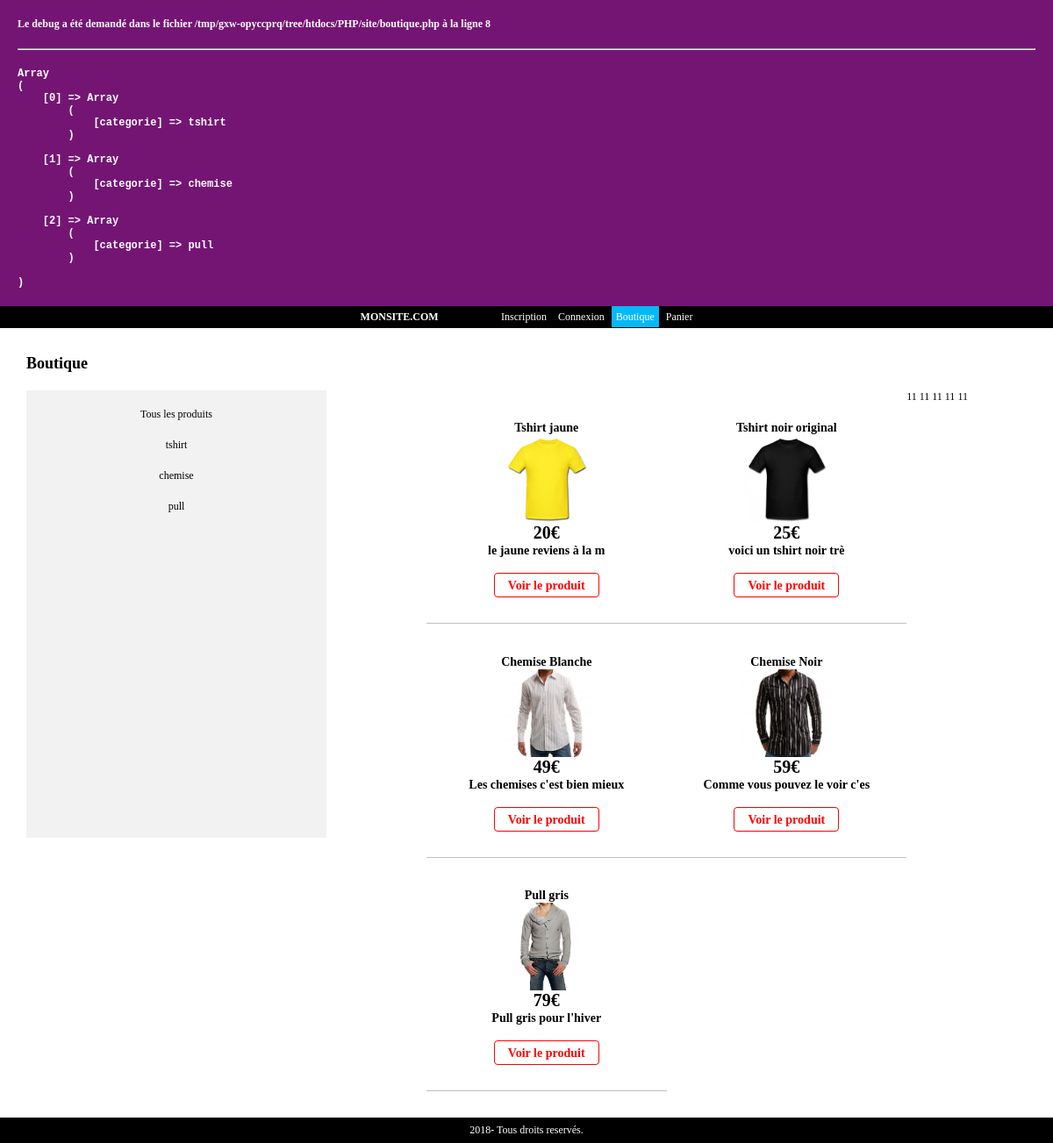
The app's page /htdocs/PHP/site/boutique.php with its own data.
### tables this page shows
CREATE TABLE IF NOT EXISTS `produit` (
  `id_produit` int(3) NOT NULL,
  `reference` varchar(20) NOT NULL,
  `categorie` varchar(20) NOT NULL,
  `titre` varchar(100) NOT NULL,
  `description` text NOT NULL,
  `couleur` varchar(20) NOT NULL,
  `taille` varchar(5) NOT NULL,
  `public` enum('m','f','mixte') NOT NULL,
  `photo` varchar(250) NOT NULL,
  `prix` int(3) NOT NULL,
  `stock` int(3) NOT NULL
);

### htdocs/PHP/site/boutique.php (the view)
<?php
require_once('inc/init.inc.php');
$resultat = $pdo -> query("SELECT DISTINCT categorie FROM produit");
$categorie = $resultat -> fetchAll(PDO::FETCH_ASSOC);
debug($categorie);
if (isset($_GET['categorie']) && !empty($_GET['categorie'])){
	debug($_GET);
	$resultat = $pdo -> prepare("SELECT * FROM produit WHERE categorie = :categorie");
	$resultat -> bindParam(':categorie', $_GET['categorie'], PDO::PARAM_STR);
	$resultat -> execute();
	if ($resultat -> rowCount() == 0) {
		header('location:boutique.php');
	}
}
else{
	$resultat = $pdo -> query("SELECT * FROM produit");
}
$infos_produits = $resultat -> fetchAll(PDO::FETCH_ASSOC);
$page = 'Boutique';
require_once('inc/header.inc.php');
?>
<h1>Boutique</h1>
<div class="boutique-gauche">
	<ul>
		<li><a href="boutique.php">Tous les produits</a></li>
		<?php foreach ($categorie as $key => $value) : ?>
			<li><a href="?categorie=<?= $value['categorie'] ?>"><?= $value['categorie'] ?></a></li>
		<?php endforeach; ?>
	</ul>
</div>
<div class="boutique-droite">
	<?php foreach ($infos_produits as $key => $value) : ?>
		<?= extract($value) ?>
	<div class="boutique-produit">
		<h3><?= $titre ?><h3>
		<a href="fiche_produit.php?id=<?= $id_produit ?> "><img src="<?= RACINE_SITE ?>photo/<?= $photo ?>" height="100"></a>
		<p style="font-weight: bold; font-size: 20px;"><?= $prix ?>€</p>
		<p style="height: 40px;"><?= substr($description, 0, 30) ?></p>
		<a style="padding: 5px 15px; border: 1px solid red; color: red; border-radius: 4px" href="fiche_produit.php?id=<?= $id_produit ?> ">Voir le produit</a>
	</div>
	<?php endforeach; ?>
</div>
<?php
require('inc/footer.inc.php');
?>

### htdocs/PHP/site/inc/fonctions.inc.php (shortened to what this page needs)
<?php
function debug($tab){
	echo '<div style="color: white; font-weight: bold; padding: 20px; background:#' . rand(111111, 999999) . ' ">';
	$trace = debug_backtrace();
	echo 'Le debug a été demandé dans le fichier ' . $trace[0]['file'
] . ' à la ligne ' . $trace[0]['line'] . '<hr>';
	echo '<pre>';
	print_r($tab);
	echo '</pre>';
	echo '</div>';
}
function userConnect(){
	if(isset($_SESSION['membre'])){
		return TRUE;
	}
	else{
		return FALSE;
	}
}
?>

### htdocs/PHP/site/inc/header.inc.php (shortened to what this page needs)
<!Doctype html>
<html>
    <head>
        <link rel="stylesheet" href="<?= RACINE_SITE ?>css/style.css"/>
    </head>
    <body>
        <header>
			<div class="conteneur">
				<span>
					<a href="" title="Mon Site">MonSite.com</a>
                </span>
				<nav>
					<?php if(userConnect()) : ?>
						<a <?= ($page == 'Profil') ? 'class="active"' : '' ?> href="<?= RACINE_SITE ?>profil.php">
						Profil</a>
						<a href="<?= RACINE_SITE ?>deconnexion.php">
						Déconnexion</a>
					<?php else : ?>
						<a
						<?= ($page == 'Inscription') ? 'class="active"' : '' ?>
						href="<?= RACINE_SITE ?>inscription.php">
						Inscription</a>
						<a
						<?= ($page == 'Connexion') ? 'class="active"' : '' ?>
						href="<?= RACINE_SITE ?>connexion.php">
						Connexion</a>
					<?php endif; ?>
						<a
						<?= ($page == 'Boutique') ? 'class="active"' : '' ?>
						href="<?= RACINE_SITE ?>boutique.php">
						Boutique</a>
						<a
						<?= ($page == 'Panier') ? 'class="active"' : '' ?>
						href="<?= RACINE_SITE ?>panier.php">Panier</a>
				</nav>
			</div>
        </header>
        <section>
			<div class="conteneur">

### htdocs/PHP/site/inc/footer.inc.php
</div>
        </section>
        <footer>
			<div class="conteneur">
				<?= date('Y') ?>- Tous droits reservés.
			</div>
        </footer>
    </body>
</html>

### htdocs/PHP/site/css/style.css (style rules this page uses)
* { margin: 0; }
body { font-family : verdana; font-size: 12px; }
a { text-decoration: none; color: #000; }
.conteneur { margin: 0 auto; max-width: 1170px; }
header { background: #000000; padding: 5px; text-align: center; }
header span { color: #fff; font-weight: bold; text-transform: uppercase; margin-right: 5%; }
header nav { display: inline; }
header a { color: #ffffff; text-decoration: none; padding: 5px 5px; }
header nav a:hover, a.active { background: #04baf6; }
section { padding: 30px; min-height: 800px; overflow:hidden; }
footer { background: #000; color: white; text-align: center; padding: 7px 0; }
.boutique-gauche { float: left; width: 30%; background: #f2f2f2; min-height: 500px; margin-right: 10%; padding-top: 10px; text-align: center; }
.boutique-gauche ul { list-style: none; padding: 0; }
.boutique-gauche ul li a { display: block; padding: 10px; }
.boutique-droite { float: left; width: 60%; }
.boutique-produit { float: left; width: 30%; text-align: center; padding: 5%; border-bottom: 1px solid #c0c0c0; }
hr { margin: 20px 0; }
h1 { margin-bottom: 20px; }

### records on screen
produit: value "11", titre "Tshirt jaune", photo (picture), prix "20", description "le jaune reviens à la m"
produit: value "11", titre "Tshirt noir original", photo (picture), prix "25", description "voici un tshirt noir trè"
produit: value "11", titre "Chemise Blanche", photo (picture), prix "49", description "Les chemises c'est bien mieux"
produit: value "11", titre "Chemise Noir", photo (picture), prix "59", description "Comme vous pouvez le voir c'es"
produit: value "11", titre "Pull gris", photo (picture), prix "79", description "Pull gris pour l'hiver"

### other values on screen
$trace[0]['line'] "8"
$value['categorie'] "tshirt"
$value['categorie'] "chemise"
$value['categorie'] "pull"
